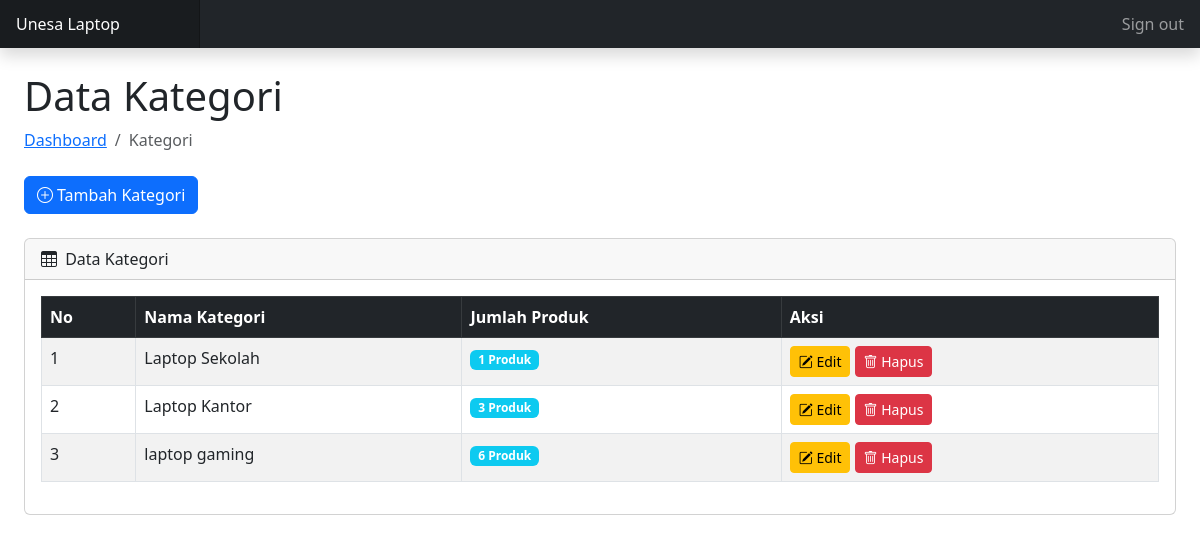
Screenshot of /toko-laptop/admin/kategori/index.php (signed in) with the database file from the repository.
### tables this page shows
CREATE TABLE `tb_kategori` (
  `kategori_id` int(11) NOT NULL,
  `nama_kategori` varchar(255) NOT NULL
);

### toko-laptop/config/koneksi.php (called while the page is built, shortened)
<?php
$host = 'localhost';
$username = 'root';
$password = '';
$database = 'toko_db';
$conn = mysqli_connect($host, $username, $password, $database);
function query($query) {
    global $conn;
    $result = mysqli_query($conn, $query);
    $rows = [];
    while ($row = mysqli_fetch_assoc($result)) {
        $rows[] = $row;
    }
    return $rows;
}
?>

### toko-laptop/admin/kategori/index.php (the view, shortened to what this page needs)
<?php
require_once '../../config/koneksi.php';
$kategori = query("SELECT * FROM tb_kategori ORDER BY kategori_id DESC");
include_once '../includes/header.php';
?>
<div class="container-fluid px-4">
    <h1 class="mt-4">Data Kategori</h1>
    <ol class="breadcrumb mb-4">
        <li class="breadcrumb-item"><a href="../index.php">Dashboard</a></li>
        <li class="breadcrumb-item active">Kategori</li>
    </ol>
    <div class="mb-4">
        <a href="tambah.php" class="btn btn-primary">
            <i class="bi bi-plus-circle me-1"></i>Tambah Kategori
        </a>
    </div>
    <div class="card mb-4">
        <div class="card-header">
            <i class="bi bi-table me-1"></i>
            Data Kategori
        </div>
        <div class="card-body">
            <div class="table-responsive">
                <table id="dataTable" class="table table-striped table-hover table-bordered">
                    <thead class="table-dark">
                        <tr>
                            <th>No</th>
                            <th>Nama Kategori</th>
                            <th>Jumlah Produk</th>
                            <th>Aksi</th>
                        </tr>
                    </thead>
                    <tbody>
                        <?php $no = 1; foreach ($kategori as $row) :
                            $kategori_id = $row['kategori_id'];
                            $jumlah_produk = query("SELECT COUNT(*) as total FROM tb_barang WHERE kategori_id = $kategori_id")[0]['total'];
                        ?>
                        <tr>
                            <td><?= $no++; ?></td>
                            <td><?= htmlspecialchars($row['nama_kategori']); ?></td>
                            <td>
                                <span class="badge bg-info"><?= $jumlah_produk; ?> Produk</span>
                            </td>
                            <td>
                                <a href="edit.php?id=<?= $row['kategori_id']; ?>" class="btn btn-sm btn-warning">
                                    <i class="bi bi-pencil-square"></i> Edit
                                </a>
                                <a href="#" onclick="confirmDelete('hapus.php?id=<?= $row['kategori_id']; ?>', '<?= $row['nama_kategori']; ?>')"
                                   class="btn btn-sm btn-danger">
                                    <i class="bi bi-trash"></i> Hapus
                                </a>
                            </td>
                        </tr>
                        <?php endforeach; ?>
                    </tbody>
                </table>
            </div>
        </div>
    </div>
</div>
<?php include_once '../includes/footer.php'; ?>

### rows the page displays
tb_kategori: nama_kategori "Laptop Sekolah", jumlah_produk "1"
tb_kategori: nama_kategori "Laptop Kantor", jumlah_produk "3"
tb_kategori: nama_kategori "laptop gaming", jumlah_produk "6"
